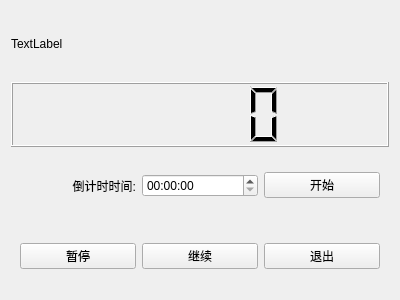
<?xml version="1.0" encoding="UTF-8"?>
<ui version="4.0">
 <class>LyhCountDown</class>
 <widget class="QWidget" name="LyhCountDown">
  <property name="geometry">
   <rect>
    <x>0</x>
    <y>0</y>
    <width>400</width>
    <height>300</height>
   </rect>
  </property>
  <property name="windowTitle">
   <string>Form</string>
  </property>
  <layout class="QVBoxLayout" name="verticalLayout">
   <item>
    <widget class="QLabel" name="m_pLabTitle">
     <property name="text">
      <string>TextLabel</string>
     </property>
    </widget>
   </item>
   <item>
    <widget class="QLCDNumber" name="m_pLCDTimer"/>
   </item>
   <item>
    <widget class="QWidget" name="widget_2" native="true">
     <layout class="QHBoxLayout" name="horizontalLayout_2">
      <item>
       <widget class="QLabel" name="label">
        <property name="text">
         <string>倒计时时间:</string>
        </property>
        <property name="alignment">
         <set>Qt::AlignRight|Qt::AlignTrailing|Qt::AlignVCenter</set>
        </property>
       </widget>
      </item>
      <item>
       <widget class="QTimeEdit" name="m_pTECountDown"/>
      </item>
      <item>
       <widget class="QPushButton" name="m_pBtnStart">
        <property name="text">
         <string>开始</string>
        </property>
       </widget>
      </item>
     </layout>
    </widget>
   </item>
   <item>
    <widget class="QWidget" name="widget" native="true">
     <layout class="QHBoxLayout" name="horizontalLayout">
      <item>
       <widget class="QPushButton" name="m_pBtnSuspended">
        <property name="text">
         <string>暂停</string>
        </property>
       </widget>
      </item>
      <item>
       <widget class="QPushButton" name="m_pBtnContinue">
        <property name="text">
         <string>继续</string>
        </property>
       </widget>
      </item>
      <item>
       <widget class="QPushButton" name="m_pBtnExit">
        <property name="text">
         <string>退出</string>
        </property>
       </widget>
      </item>
     </layout>
    </widget>
   </item>
  </layout>
 </widget>
 <resources/>
 <connections/>
</ui>
